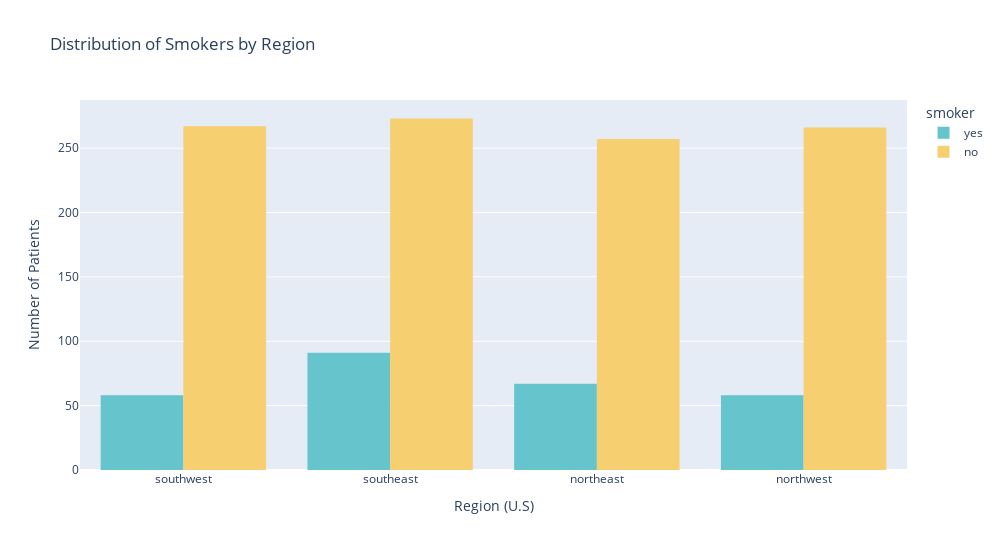

Notebook code cell kept with this figure:
### Code cell
# Distribution of Smokers by Region
chart = px.histogram(
    data,
    x='region',
    color='smoker',
    color_discrete_sequence=px.colors.qualitative.Pastel,
    barmode='group',
    title='Distribution of Smokers by Region',
    height=550,
    width=1000,
)

chart.update_layout(
    xaxis_title='Region (U.S)',
    yaxis_title='Number of Patients',
)

chart.show()

### Figure 1 — Plotly figure (JSON) as saved in the notebook; plotly's stock layout.template omitted (floating-point values rounded to 4 significant figures; data arrays with more than 128 entries replaced by an {"elided": "..."} marker saying what was removed)
{"data": [{"alignmentgroup": "True", "bingroup": "x", "hovertemplate": "smoker=yes<br>region=%{x}<br>count=%{y}<extra></extra>", "legendgroup": "yes", "marker": {"color": "rgb(102, 197, 204)", "pattern": {"shape": ""}}, "name": "yes", "offsetgroup": "yes", "orientation": "v", "showlegend": true, "type": "histogram", "x": {"elided": "274 str values"}, "xaxis": "x", "yaxis": "y"}, {"alignmentgroup": "True", "bingroup": "x", "hovertemplate": "smoker=no<br>region=%{x}<br>count=%{y}<extra></extra>", "legendgroup": "no", "marker": {"color": "rgb(246, 207, 113)", "pattern": {"shape": ""}}, "name": "no", "offsetgroup": "no", "orientation": "v", "showlegend": true, "type": "histogram", "x": {"elided": "1063 str values"}, "xaxis": "x", "yaxis": "y"}], "layout": {"barmode": "group", "height": 550, "legend": {"title": {"text": "smoker"}, "tracegroupgap": 0}, "title": {"text": "Distribution of Smokers by Region"}, "width": 1000, "xaxis": {"anchor": "y", "domain": [0, 1], "title": {"text": "Region (U.S)"}}, "yaxis": {"anchor": "x", "domain": [0, 1], "title": {"text": "Number of Patients"}}}}
